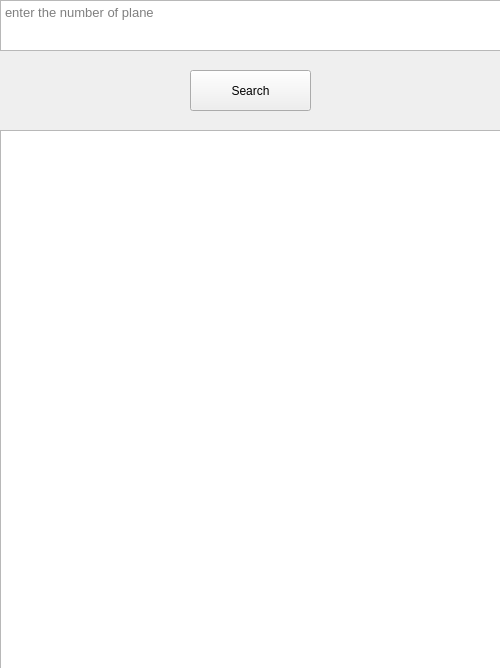
<?xml version="1.0" encoding="UTF-8"?>
<ui version="4.0">
 <class>MainWindow</class>
 <widget class="QMainWindow" name="MainWindow">
  <property name="geometry">
   <rect>
    <x>0</x>
    <y>0</y>
    <width>500</width>
    <height>668</height>
   </rect>
  </property>
  <property name="windowTitle">
   <string>MainWindow</string>
  </property>
  <widget class="QWidget" name="centralwidget">
   <widget class="QPushButton" name="searchBT">
    <property name="geometry">
     <rect>
      <x>190</x>
      <y>70</y>
      <width>121</width>
      <height>41</height>
     </rect>
    </property>
    <property name="text">
     <string>Search</string>
    </property>
   </widget>
   <widget class="QPlainTextEdit" name="planeNumber">
    <property name="geometry">
     <rect>
      <x>0</x>
      <y>0</y>
      <width>501</width>
      <height>51</height>
     </rect>
    </property>
    <property name="font">
     <font>
      <pointsize>10</pointsize>
     </font>
    </property>
    <property name="placeholderText">
     <string>enter the number of plane</string>
    </property>
   </widget>
   <widget class="QPlainTextEdit" name="plainTextEdit">
    <property name="geometry">
     <rect>
      <x>0</x>
      <y>130</y>
      <width>501</width>
      <height>561</height>
     </rect>
    </property>
    <property name="font">
     <font>
      <pointsize>10</pointsize>
     </font>
    </property>
    <property name="readOnly">
     <bool>true</bool>
    </property>
   </widget>
  </widget>
 </widget>
 <resources/>
 <connections/>
</ui>
